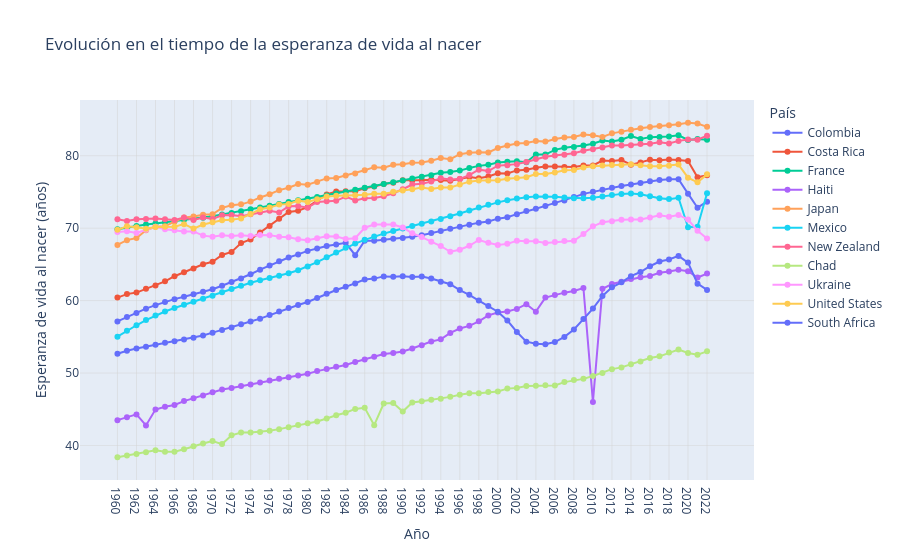

Write notebook code for a chart like this one.
### Code cell
# Creación del gráfico de líneas
fig = px.line(
    datos_largos,
    x='Year',
    y='Life Expectancy',
    color='Country Name',
    markers=True,
    title='Evolución en el tiempo de la esperanza de vida al nacer',    
    labels={
        'Year': 'Año',
        'Life Expectancy': 'Esperanza de vida al nacer (años)',
        'Country Name': 'País'
    },
    hover_data={
        'Country Name': True,      # para mostrar la columna NAME
        'Year': True,              # formato con dos decimales y separador de miles
        'Life Expectancy': ':.2f', # formato con dos decimales
    }    
)

# Atributos globales de la figura
fig.update_layout(
    legend_title_text='País',
    xaxis=dict(showgrid=True, gridwidth=0.5, gridcolor='lightgray'),
    yaxis=dict(showgrid=True, gridwidth=0.5, gridcolor='lightgray')    
)

# Despliegue del gráfico
mostrar(fig)

### Figure 1 — Plotly figure (JSON) as saved in the notebook; plotly's stock layout.template omitted (floating-point values rounded to 4 significant figures)
{"data": [{"customdata": [["Colombia"], ["Colombia"], ["Colombia"], ["Colombia"], ["Colombia"], ["Colombia"], ["Colombia"], ["Colombia"], ["Colombia"], ["Colombia"], ["Colombia"], ["Colombia"], ["Colombia"], ["Colombia"], ["Colombia"], ["Colombia"], ["Colombia"], ["Colombia"], ["Colombia"], ["Colombia"], ["Colombia"], ["Colombia"], ["Colombia"], ["Colombia"], ["Colombia"], ["Colombia"], ["Colombia"], ["Colombia"], ["Colombia"], ["Colombia"], ["Colombia"], ["Colombia"], ["Colombia"], ["Colombia"], ["Colombia"], ["Colombia"], ["Colombia"], ["Colombia"], ["Colombia"], ["Colombia"], ["Colombia"], ["Colombia"], ["Colombia"], ["Colombia"], ["Colombia"], ["Colombia"], ["Colombia"], ["Colombia"], ["Colombia"], ["Colombia"], ["Colombia"], ["Colombia"], ["Colombia"], ["Colombia"], ["Colombia"], ["Colombia"], ["Colombia"], ["Colombia"], ["Colombia"], ["Colombia"], ["Colombia"], ["Colombia"], ["Colombia"], ["Colombia"]], "hovertemplate": "País=%{customdata[0]}<br>Año=%{x}<br>Esperanza de vida al nacer (años)=%{y:.2f}<extra></extra>", "legendgroup": "Colombia", "line": {"color": "#636efa", "dash": "solid"}, "marker": {"symbol": "circle"}, "mode": "lines+markers", "name": "Colombia", "orientation": "v", "showlegend": true, "type": "scatter", "x": ["1960", "1961", "1962", "1963", "1964", "1965", "1966", "1967", "1968", "1969", "1970", "1971", "1972", "1973", "1974", "1975", "1976", "1977", "1978", "1979", "1980", "1981", "1982", "1983", "1984", "1985", "1986", "1987", "1988", "1989", "1990", "1991", "1992", "1993", "1994", "1995", "1996", "1997", "1998", "1999", "2000", "2001", "2002", "2003", "2004", "2005", "2006", "2007", "2008", "2009", "2010", "2011", "2012", "2013", "2014", "2015", "2016", "2017", "2018", "2019", "2020", "2021", "2022", "2023"], "xaxis": "x", "y": [57.13, 57.73, 58.3, 58.89, 59.38, 59.81, 60.2, 60.53, 60.87, 61.22, 61.57, 62.05, 62.57, 63.06, 63.64, 64.27, 64.84, 65.42, 65.95, 66.38, 66.87, 67.2, 67.53, 67.75, 67.98, 66.28, 68.26, 68.27, 68.39, 68.53, 68.64, 68.81, 69.04, 69.34, 69.61, 69.93, 70.19, 70.49, 70.74, 70.93, 71.32, 71.5, 71.94, 72.36, 72.69, 73.08, 73.47, 73.84, 74.3, 74.74, 75.03, 75.32, 75.6, 75.83, 76.04, 76.26, 76.47, 76.65, 76.75, 76.75, 74.77, 72.83, 73.66, NaN], "yaxis": "y"}, {"customdata": [["Costa Rica"], ["Costa Rica"], ["Costa Rica"], ["Costa Rica"], ["Costa Rica"], ["Costa Rica"], ["Costa Rica"], ["Costa Rica"], ["Costa Rica"], ["Costa Rica"], ["Costa Rica"], ["Costa Rica"], ["Costa Rica"], ["Costa Rica"], ["Costa Rica"], ["Costa Rica"], ["Costa Rica"], ["Costa Rica"], ["Costa Rica"], ["Costa Rica"], ["Costa Rica"], ["Costa Rica"], ["Costa Rica"], ["Costa Rica"], ["Costa Rica"], ["Costa Rica"], ["Costa Rica"], ["Costa Rica"], ["Costa Rica"], ["Costa Rica"], ["Costa Rica"], ["Costa Rica"], ["Costa Rica"], ["Costa Rica"], ["Costa Rica"], ["Costa Rica"], ["Costa Rica"], ["Costa Rica"], ["Costa Rica"], ["Costa Rica"], ["Costa Rica"], ["Costa Rica"], ["Costa Rica"], ["Costa Rica"], ["Costa Rica"], ["Costa Rica"], ["Costa Rica"], ["Costa Rica"], ["Costa Rica"], ["Costa Rica"], ["Costa Rica"], ["Costa Rica"], ["Costa Rica"], ["Costa Rica"], ["Costa Rica"], ["Costa Rica"], ["Costa Rica"], ["Costa Rica"], ["Costa Rica"], ["Costa Rica"], ["Costa Rica"], ["Costa Rica"], ["Costa Rica"], ["Costa Rica"]], "hovertemplate": "País=%{customdata[0]}<br>Año=%{x}<br>Esperanza de vida al nacer (años)=%{y:.2f}<extra></extra>", "legendgroup": "Costa Rica", "line": {"color": "#EF553B", "dash": "solid"}, "marker": {"symbol": "circle"}, "mode": "lines+markers", "name": "Costa Rica", "orientation": "v", "showlegend": true, "type": "scatter", "x": ["1960", "1961", "1962", "1963", "1964", "1965", "1966", "1967", "1968", "1969", "1970", "1971", "1972", "1973", "1974", "1975", "1976", "1977", "1978", "1979", "1980", "1981", "1982", "1983", "1984", "1985", "1986", "1987", "1988", "1989", "1990", "1991", "1992", "1993", "1994", "1995", "1996", "1997", "1998", "1999", "2000", "2001", "2002", "2003", "2004", "2005", "2006", "2007", "2008", "2009", "2010", "2011", "2012", "2013", "2014", "2015", "2016", "2017", "2018", "2019", "2020", "2021", "2022", "2023"], "xaxis": "x", "y": [60.41, 60.9, 61.11, 61.62, 62.08, 62.66, 63.37, 63.92, 64.43, 65.02, 65.36, 66.3, 66.72, 67.95, 68.45, 69.4, 70.29, 71.29, 72.24, 72.42, 72.9, 73.8, 74.65, 75.08, 75.09, 75.11, 75.5, 75.74, 76.11, 76.26, 76.63, 76.59, 76.63, 76.7, 76.67, 76.55, 76.8, 77.07, 76.9, 77.14, 77.59, 77.55, 77.98, 78.07, 78.33, 78.5, 78.51, 78.46, 78.44, 78.67, 78.67, 79.35, 79.28, 79.4, 78.77, 79.09, 79.46, 79.38, 79.48, 79.43, 79.28, 77.02, 77.32, NaN], "yaxis": "y"}, {"customdata": [["France"], ["France"], ["France"], ["France"], ["France"], ["France"], ["France"], ["France"], ["France"], ["France"], ["France"], ["France"], ["France"], ["France"], ["France"], ["France"], ["France"], ["France"], ["France"], ["France"], ["France"], ["France"], ["France"], ["France"], ["France"], ["France"], ["France"], ["France"], ["France"], ["France"], ["France"], ["France"], ["France"], ["France"], ["France"], ["France"], ["France"], ["France"], ["France"], ["France"], ["France"], ["France"], ["France"], ["France"], ["France"], ["France"], ["France"], ["France"], ["France"], ["France"], ["France"], ["France"], ["France"], ["France"], ["France"], ["France"], ["France"], ["France"], ["France"], ["France"], ["France"], ["France"], ["France"], ["France"]], "hovertemplate": "País=%{customdata[0]}<br>Año=%{x}<br>Esperanza de vida al nacer (años)=%{y:.2f}<extra></extra>", "legendgroup": "France", "line": {"color": "#00cc96", "dash": "solid"}, "marker": {"symbol": "circle"}, "mode": "lines+markers", "name": "France", "orientation": "v", "showlegend": true, "type": "scatter", "x": ["1960", "1961", "1962", "1963", "1964", "1965", "1966", "1967", "1968", "1969", "1970", "1971", "1972", "1973", "1974", "1975", "1976", "1977", "1978", "1979", "1980", "1981", "1982", "1983", "1984", "1985", "1986", "1987", "1988", "1989", "1990", "1991", "1992", "1993", "1994", "1995", "1996", "1997", "1998", "1999", "2000", "2001", "2002", "2003", "2004", "2005", "2006", "2007", "2008", "2009", "2010", "2011", "2012", "2013", "2014", "2015", "2016", "2017", "2018", "2019", "2020", "2021", "2022", "2023"], "xaxis": "x", "y": [69.87, 70.12, 70.31, 70.51, 70.66, 70.81, 70.96, 71.16, 71.31, 71.46, 71.66, 71.91, 72.11, 72.36, 72.6, 72.85, 73.1, 73.35, 73.6, 73.85, 74.05, 74.3, 74.5, 74.8, 75.0, 75.3, 75.6, 75.8, 76.1, 76.35, 76.6, 76.85, 77.1, 77.3, 77.65, 77.75, 77.95, 78.3, 78.6, 78.76, 79.06, 79.16, 79.26, 79.11, 80.16, 80.16, 80.81, 81.11, 81.21, 81.41, 81.66, 82.11, 81.97, 82.22, 82.72, 82.32, 82.57, 82.58, 82.68, 82.83, 82.18, 82.32, 82.23, NaN], "yaxis": "y"}, {"customdata": [["Haiti"], ["Haiti"], ["Haiti"], ["Haiti"], ["Haiti"], ["Haiti"], ["Haiti"], ["Haiti"], ["Haiti"], ["Haiti"], ["Haiti"], ["Haiti"], ["Haiti"], ["Haiti"], ["Haiti"], ["Haiti"], ["Haiti"], ["Haiti"], ["Haiti"], ["Haiti"], ["Haiti"], ["Haiti"], ["Haiti"], ["Haiti"], ["Haiti"], ["Haiti"], ["Haiti"], ["Haiti"], ["Haiti"], ["Haiti"], ["Haiti"], ["Haiti"], ["Haiti"], ["Haiti"], ["Haiti"], ["Haiti"], ["Haiti"], ["Haiti"], ["Haiti"], ["Haiti"], ["Haiti"], ["Haiti"], ["Haiti"], ["Haiti"], ["Haiti"], ["Haiti"], ["Haiti"], ["Haiti"], ["Haiti"], ["Haiti"], ["Haiti"], ["Haiti"], ["Haiti"], ["Haiti"], ["Haiti"], ["Haiti"], ["Haiti"], ["Haiti"], ["Haiti"], ["Haiti"], ["Haiti"], ["Haiti"], ["Haiti"], ["Haiti"]], "hovertemplate": "País=%{customdata[0]}<br>Año=%{x}<br>Esperanza de vida al nacer (años)=%{y:.2f}<extra></extra>", "legendgroup": "Haiti", "line": {"color": "#ab63fa", "dash": "solid"}, "marker": {"symbol": "circle"}, "mode": "lines+markers", "name": "Haiti", "orientation": "v", "showlegend": true, "type": "scatter", "x": ["1960", "1961", "1962", "1963", "1964", "1965", "1966", "1967", "1968", "1969", "1970", "1971", "1972", "1973", "1974", "1975", "1976", "1977", "1978", "1979", "1980", "1981", "1982", "1983", "1984", "1985", "1986", "1987", "1988", "1989", "1990", "1991", "1992", "1993", "1994", "1995", "1996", "1997", "1998", "1999", "2000", "2001", "2002", "2003", "2004", "2005", "2006", "2007", "2008", "2009", "2010", "2011", "2012", "2013", "2014", "2015", "2016", "2017", "2018", "2019", "2020", "2021", "2022", "2023"], "xaxis": "x", "y": [43.5, 43.91, 44.29, 42.77, 44.97, 45.35, 45.59, 46.12, 46.51, 46.91, 47.34, 47.72, 47.95, 48.21, 48.42, 48.68, 48.96, 49.21, 49.43, 49.67, 49.9, 50.27, 50.55, 50.87, 51.12, 51.52, 51.88, 52.24, 52.63, 52.76, 52.98, 53.39, 53.84, 54.35, 54.65, 55.55, 56.15, 56.52, 57.13, 57.96, 58.37, 58.49, 58.85, 59.51, 58.48, 60.41, 60.76, 61.1, 61.33, 61.74, 46.02, 61.62, 62.29, 62.6, 62.99, 63.24, 63.39, 63.85, 64.02, 64.25, 64.05, 63.19, 63.73, NaN], "yaxis": "y"}, {"customdata": [["Japan"], ["Japan"], ["Japan"], ["Japan"], ["Japan"], ["Japan"], ["Japan"], ["Japan"], ["Japan"], ["Japan"], ["Japan"], ["Japan"], ["Japan"], ["Japan"], ["Japan"], ["Japan"], ["Japan"], ["Japan"], ["Japan"], ["Japan"], ["Japan"], ["Japan"], ["Japan"], ["Japan"], ["Japan"], ["Japan"], ["Japan"], ["Japan"], ["Japan"], ["Japan"], ["Japan"], ["Japan"], ["Japan"], ["Japan"], ["Japan"], ["Japan"], ["Japan"], ["Japan"], ["Japan"], ["Japan"], ["Japan"], ["Japan"], ["Japan"], ["Japan"], ["Japan"], ["Japan"], ["Japan"], ["Japan"], ["Japan"], ["Japan"], ["Japan"], ["Japan"], ["Japan"], ["Japan"], ["Japan"], ["Japan"], ["Japan"], ["Japan"], ["Japan"], ["Japan"], ["Japan"], ["Japan"], ["Japan"], ["Japan"]], "hovertemplate": "País=%{customdata[0]}<br>Año=%{x}<br>Esperanza de vida al nacer (años)=%{y:.2f}<extra></extra>", "legendgroup": "Japan", "line": {"color": "#FFA15A", "dash": "solid"}, "marker": {"symbol": "circle"}, "mode": "lines+markers", "name": "Japan", "orientation": "v", "showlegend": true, "type": "scatter", "x": ["1960", "1961", "1962", "1963", "1964", "1965", "1966", "1967", "1968", "1969", "1970", "1971", "1972", "1973", "1974", "1975", "1976", "1977", "1978", "1979", "1980", "1981", "1982", "1983", "1984", "1985", "1986", "1987", "1988", "1989", "1990", "1991", "1992", "1993", "1994", "1995", "1996", "1997", "1998", "1999", "2000", "2001", "2002", "2003", "2004", "2005", "2006", "2007", "2008", "2009", "2010", "2011", "2012", "2013", "2014", "2015", "2016", "2017", "2018", "2019", "2020", "2021", "2022", "2023"], "xaxis": "x", "y": [67.7, 68.35, 68.63, 69.71, 70.21, 70.27, 70.92, 71.47, 71.61, 71.86, 71.92, 72.81, 73.15, 73.3, 73.67, 74.25, 74.69, 75.26, 75.58, 76.11, 75.99, 76.39, 76.87, 76.92, 77.29, 77.56, 78.01, 78.43, 78.35, 78.77, 78.84, 79.04, 79.08, 79.3, 79.7, 79.54, 80.22, 80.42, 80.5, 80.46, 81.08, 81.42, 81.69, 81.76, 82.03, 81.96, 82.32, 82.51, 82.59, 82.93, 82.84, 82.59, 83.1, 83.33, 83.59, 83.79, 83.98, 84.1, 84.21, 84.36, 84.56, 84.45, 84.0, NaN], "yaxis": "y"}, {"customdata": [["Mexico"], ["Mexico"], ["Mexico"], ["Mexico"], ["Mexico"], ["Mexico"], ["Mexico"], ["Mexico"], ["Mexico"], ["Mexico"], ["Mexico"], ["Mexico"], ["Mexico"], ["Mexico"], ["Mexico"], ["Mexico"], ["Mexico"], ["Mexico"], ["Mexico"], ["Mexico"], ["Mexico"], ["Mexico"], ["Mexico"], ["Mexico"], ["Mexico"], ["Mexico"], ["Mexico"], ["Mexico"], ["Mexico"], ["Mexico"], ["Mexico"], ["Mexico"], ["Mexico"], ["Mexico"], ["Mexico"], ["Mexico"], ["Mexico"], ["Mexico"], ["Mexico"], ["Mexico"], ["Mexico"], ["Mexico"], ["Mexico"], ["Mexico"], ["Mexico"], ["Mexico"], ["Mexico"], ["Mexico"], ["Mexico"], ["Mexico"], ["Mexico"], ["Mexico"], ["Mexico"], ["Mexico"], ["Mexico"], ["Mexico"], ["Mexico"], ["Mexico"], ["Mexico"], ["Mexico"], ["Mexico"], ["Mexico"], ["Mexico"], ["Mexico"]], "hovertemplate": "País=%{customdata[0]}<br>Año=%{x}<br>Esperanza de vida al nacer (años)=%{y:.2f}<extra></extra>", "legendgroup": "Mexico", "line": {"color": "#19d3f3", "dash": "solid"}, "marker": {"symbol": "circle"}, "mode": "lines+markers", "name": "Mexico", "orientation": "v", "showlegend": true, "type": "scatter", "x": ["1960", "1961", "1962", "1963", "1964", "1965", "1966", "1967", "1968", "1969", "1970", "1971", "1972", "1973", "1974", "1975", "1976", "1977", "1978", "1979", "1980", "1981", "1982", "1983", "1984", "1985", "1986", "1987", "1988", "1989", "1990", "1991", "1992", "1993", "1994", "1995", "1996", "1997", "1998", "1999", "2000", "2001", "2002", "2003", "2004", "2005", "2006", "2007", "2008", "2009", "2010", "2011", "2012", "2013", "2014", "2015", "2016", "2017", "2018", "2019", "2020", "2021", "2022", "2023"], "xaxis": "x", "y": [55.02, 55.83, 56.6, 57.31, 57.95, 58.5, 58.98, 59.42, 59.84, 60.25, 60.69, 61.16, 61.61, 62.05, 62.46, 62.81, 63.12, 63.43, 63.78, 64.19, 64.7, 65.31, 65.97, 66.64, 67.29, 67.87, 68.39, 68.84, 69.25, 69.62, 69.97, 70.3, 70.62, 70.94, 71.28, 71.65, 72.04, 72.44, 72.84, 73.22, 73.57, 73.87, 74.11, 74.27, 74.37, 74.38, 74.33, 74.24, 74.15, 74.12, 74.19, 74.36, 74.57, 74.74, 74.8, 74.68, 74.41, 74.14, 74.02, 74.2, 70.13, 70.21, 74.83, NaN], "yaxis": "y"}, {"customdata": [["New Zealand"], ["New Zealand"], ["New Zealand"], ["New Zealand"], ["New Zealand"], ["New Zealand"], ["New Zealand"], ["New Zealand"], ["New Zealand"], ["New Zealand"], ["New Zealand"], ["New Zealand"], ["New Zealand"], ["New Zealand"], ["New Zealand"], ["New Zealand"], ["New Zealand"], ["New Zealand"], ["New Zealand"], ["New Zealand"], ["New Zealand"], ["New Zealand"], ["New Zealand"], ["New Zealand"], ["New Zealand"], ["New Zealand"], ["New Zealand"], ["New Zealand"], ["New Zealand"], ["New Zealand"], ["New Zealand"], ["New Zealand"], ["New Zealand"], ["New Zealand"], ["New Zealand"], ["New Zealand"], ["New Zealand"], ["New Zealand"], ["New Zealand"], ["New Zealand"], ["New Zealand"], ["New Zealand"], ["New Zealand"], ["New Zealand"], ["New Zealand"], ["New Zealand"], ["New Zealand"], ["New Zealand"], ["New Zealand"], ["New Zealand"], ["New Zealand"], ["New Zealand"], ["New Zealand"], ["New Zealand"], ["New Zealand"], ["New Zealand"], ["New Zealand"], ["New Zealand"], ["New Zealand"], ["New Zealand"], ["New Zealand"], ["New Zealand"], ["New Zealand"], ["New Zealand"]], "hovertemplate": "País=%{customdata[0]}<br>Año=%{x}<br>Esperanza de vida al nacer (años)=%{y:.2f}<extra></extra>", "legendgroup": "New Zealand", "line": {"color": "#FF6692", "dash": "solid"}, "marker": {"symbol": "circle"}, "mode": "lines+markers", "name": "New Zealand", "orientation": "v", "showlegend": true, "type": "scatter", "x": ["1960", "1961", "1962", "1963", "1964", "1965", "1966", "1967", "1968", "1969", "1970", "1971", "1972", "1973", "1974", "1975", "1976", "1977", "1978", "1979", "1980", "1981", "1982", "1983", "1984", "1985", "1986", "1987", "1988", "1989", "1990", "1991", "1992", "1993", "1994", "1995", "1996", "1997", "1998", "1999", "2000", "2001", "2002", "2003", "2004", "2005", "2006", "2007", "2008", "2009", "2010", "2011", "2012", "2013", "2014", "2015", "2016", "2017", "2018", "2019", "2020", "2021", "2022", "2023"], "xaxis": "x", "y": [71.24, 70.99, 71.23, 71.28, 71.33, 71.23, 71.12, 71.47, 71.12, 71.47, 71.27, 71.77, 71.83, 71.67, 71.92, 72.22, 72.42, 72.17, 73.02, 73.07, 72.83, 73.62, 73.72, 73.78, 74.37, 73.83, 74.12, 74.18, 74.42, 74.82, 75.38, 76.03, 76.12, 76.43, 76.88, 76.73, 76.79, 77.33, 78.09, 77.89, 78.64, 78.69, 78.85, 79.15, 79.55, 79.85, 80.05, 80.15, 80.35, 80.7, 80.9, 81.16, 81.41, 81.4, 81.46, 81.61, 81.66, 81.86, 81.71, 82.06, 82.26, 82.21, 82.76, NaN], "yaxis": "y"}, {"customdata": [["Chad"], ["Chad"], ["Chad"], ["Chad"], ["Chad"], ["Chad"], ["Chad"], ["Chad"], ["Chad"], ["Chad"], ["Chad"], ["Chad"], ["Chad"], ["Chad"], ["Chad"], ["Chad"], ["Chad"], ["Chad"], ["Chad"], ["Chad"], ["Chad"], ["Chad"], ["Chad"], ["Chad"], ["Chad"], ["Chad"], ["Chad"], ["Chad"], ["Chad"], ["Chad"], ["Chad"], ["Chad"], ["Chad"], ["Chad"], ["Chad"], ["Chad"], ["Chad"], ["Chad"], ["Chad"], ["Chad"], ["Chad"], ["Chad"], ["Chad"], ["Chad"], ["Chad"], ["Chad"], ["Chad"], ["Chad"], ["Chad"], ["Chad"], ["Chad"], ["Chad"], ["Chad"], ["Chad"], ["Chad"], ["Chad"], ["Chad"], ["Chad"], ["Chad"], ["Chad"], ["Chad"], ["Chad"], ["Chad"], ["Chad"]], "hovertemplate": "País=%{customdata[0]}<br>Año=%{x}<br>Esperanza de vida al nacer (años)=%{y:.2f}<extra></extra>", "legendgroup": "Chad", "line": {"color": "#B6E880", "dash": "solid"}, "marker": {"symbol": "circle"}, "mode": "lines+markers", "name": "Chad", "orientation": "v", "showlegend": true, "type": "scatter", "x": ["1960", "1961", "1962", "1963", "1964", "1965", "1966", "1967", "1968", "1969", "1970", "1971", "1972", "1973", "1974", "1975", "1976", "1977", "1978", "1979", "1980", "1981", "1982", "1983", "1984", "1985", "1986", "1987", "1988", "1989", "1990", "1991", "1992", "1993", "1994", "1995", "1996", "1997", "1998", "1999", "2000", "2001", "2002", "2003", "2004", "2005", "2006", "2007", "2008", "2009", "2010", "2011", "2012", "2013", "2014", "2015", "2016", "2017", "2018", "2019", "2020", "2021", "2022", "2023"], "xaxis": "x", "y": [38.37, 38.63, 38.84, 39.07, 39.33, 39.12, 39.15, 39.48, 39.9, 40.27, 40.6, 40.19, 41.4, 41.78, 41.78, 41.87, 42.04, 42.26, 42.5, 42.81, 43.06, 43.31, 43.73, 44.18, 44.52, 45.05, 45.21, 42.8, 45.78, 45.88, 44.69, 45.94, 46.1, 46.32, 46.45, 46.71, 47.01, 47.22, 47.22, 47.37, 47.44, 47.85, 47.95, 48.21, 48.23, 48.31, 48.29, 48.75, 49.02, 49.2, 49.58, 50.01, 50.54, 50.78, 51.2, 51.59, 52.08, 52.31, 52.83, 53.26, 52.78, 52.52, 53.0, NaN], "yaxis": "y"}, {"customdata": [["Ukraine"], ["Ukraine"], ["Ukraine"], ["Ukraine"], ["Ukraine"], ["Ukraine"], ["Ukraine"], ["Ukraine"], ["Ukraine"], ["Ukraine"], ["Ukraine"], ["Ukraine"], ["Ukraine"], ["Ukraine"], ["Ukraine"], ["Ukraine"], ["Ukraine"], ["Ukraine"], ["Ukraine"], ["Ukraine"], ["Ukraine"], ["Ukraine"], ["Ukraine"], ["Ukraine"], ["Ukraine"], ["Ukraine"], ["Ukraine"], ["Ukraine"], ["Ukraine"], ["Ukraine"], ["Ukraine"], ["Ukraine"], ["Ukraine"], ["Ukraine"], ["Ukraine"], ["Ukraine"], ["Ukraine"], ["Ukraine"], ["Ukraine"], ["Ukraine"], ["Ukraine"], ["Ukraine"], ["Ukraine"], ["Ukraine"], ["Ukraine"], ["Ukraine"], ["Ukraine"], ["Ukraine"], ["Ukraine"], ["Ukraine"], ["Ukraine"], ["Ukraine"], ["Ukraine"], ["Ukraine"], ["Ukraine"], ["Ukraine"], ["Ukraine"], ["Ukraine"], ["Ukraine"], ["Ukraine"], ["Ukraine"], ["Ukraine"], ["Ukraine"], ["Ukraine"]], "hovertemplate": "País=%{customdata[0]}<br>Año=%{x}<br>Esperanza de vida al nacer (años)=%{y:.2f}<extra></extra>", "legendgroup": "Ukraine", "line": {"color": "#FF97FF", "dash": "solid"}, "marker": {"symbol": "circle"}, "mode": "lines+markers", "name": "Ukraine", "orientation": "v", "showlegend": true, "type": "scatter", "x": ["1960", "1961", "1962", "1963", "1964", "1965", "1966", "1967", "1968", "1969", "1970", "1971", "1972", "1973", "1974", "1975", "1976", "1977", "1978", "1979", "1980", "1981", "1982", "1983", "1984", "1985", "1986", "1987", "1988", "1989", "1990", "1991", "1992", "1993", "1994", "1995", "1996", "1997", "1998", "1999", "2000", "2001", "2002", "2003", "2004", "2005", "2006", "2007", "2008", "2009", "2010", "2011", "2012", "2013", "2014", "2015", "2016", "2017", "2018", "2019", "2020", "2021", "2022", "2023"], "xaxis": "x", "y": [69.49, 69.57, 69.33, 69.79, 70.21, 69.87, 69.73, 69.56, 69.55, 68.98, 68.81, 69.04, 68.92, 69.04, 68.93, 69.05, 69.04, 68.82, 68.76, 68.47, 68.33, 68.6, 68.88, 68.85, 68.51, 68.61, 70.07, 70.5, 70.5, 70.52, 70.1, 69.3, 68.77, 68.13, 67.54, 66.74, 67.02, 67.58, 68.37, 67.98, 67.68, 67.84, 68.28, 68.21, 68.19, 67.96, 68.08, 68.22, 68.25, 69.19, 70.27, 70.81, 70.94, 71.16, 71.19, 71.19, 71.48, 71.78, 71.58, 71.83, 71.19, 69.65, 68.59, NaN], "yaxis": "y"}, {"customdata": [["United States"], ["United States"], ["United States"], ["United States"], ["United States"], ["United States"], ["United States"], ["United States"], ["United States"], ["United States"], ["United States"], ["United States"], ["United States"], ["United States"], ["United States"], ["United States"], ["United States"], ["United States"], ["United States"], ["United States"], ["United States"], ["United States"], ["United States"], ["United States"], ["United States"], ["United States"], ["United States"], ["United States"], ["United States"], ["United States"], ["United States"], ["United States"], ["United States"], ["United States"], ["United States"], ["United States"], ["United States"], ["United States"], ["United States"], ["United States"], ["United States"], ["United States"], ["United States"], ["United States"], ["United States"], ["United States"], ["United States"], ["United States"], ["United States"], ["United States"], ["United States"], ["United States"], ["United States"], ["United States"], ["United States"], ["United States"], ["United States"], ["United States"], ["United States"], ["United States"], ["United States"], ["United States"], ["United States"], ["United States"]], "hovertemplate": "País=%{customdata[0]}<br>Año=%{x}<br>Esperanza de vida al nacer (años)=%{y:.2f}<extra></extra>", "legendgroup": "United States", "line": {"color": "#FECB52", "dash": "solid"}, "marker": {"symbol": "circle"}, "mode": "lines+markers", "name": "United States", "orientation": "v", "showlegend": true, "type": "scatter", "x": ["1960", "1961", "1962", "1963", "1964", "1965", "1966", "1967", "1968", "1969", "1970", "1971", "1972", "1973", "1974", "1975", "1976", "1977", "1978", "1979", "1980", "1981", "1982", "1983", "1984", "1985", "1986", "1987", "1988", "1989", "1990", "1991", "1992", "1993", "1994", "1995", "1996", "1997", "1998", "1999", "2000", "2001", "2002", "2003", "2004", "2005", "2006", "2007", "2008", "2009", "2010", "2011", "2012", "2013", "2014", "2015", "2016", "2017", "2018", "2019", "2020", "2021", "2022", "2023"], "xaxis": "x", "y": [69.77, 70.27, 70.12, 69.92, 70.17, 70.21, 70.21, 70.56, 69.95, 70.51, 70.81, 71.11, 71.16, 71.36, 71.96, 72.6, 72.86, 73.26, 73.36, 73.8, 73.61, 74.01, 74.36, 74.46, 74.56, 74.56, 74.61, 74.77, 74.77, 75.02, 75.21, 75.37, 75.62, 75.42, 75.62, 75.62, 76.03, 76.43, 76.58, 76.58, 76.64, 76.84, 76.94, 77.04, 77.49, 77.49, 77.69, 77.99, 78.04, 78.39, 78.54, 78.64, 78.74, 78.74, 78.84, 78.69, 78.54, 78.54, 78.64, 78.79, 76.98, 76.33, 77.43, NaN], "yaxis": "y"}, {"customdata": [["South Africa"], ["South Africa"], ["South Africa"], ["South Africa"], ["South Africa"], ["South Africa"], ["South Africa"], ["South Africa"], ["South Africa"], ["South Africa"], ["South Africa"], ["South Africa"], ["South Africa"], ["South Africa"], ["South Africa"], ["South Africa"], ["South Africa"], ["South Africa"], ["South Africa"], ["South Africa"], ["South Africa"], ["South Africa"], ["South Africa"], ["South Africa"], ["South Africa"], ["South Africa"], ["South Africa"], ["South Africa"], ["South Africa"], ["South Africa"], ["South Africa"], ["South Africa"], ["South Africa"], ["South Africa"], ["South Africa"], ["South Africa"], ["South Africa"], ["South Africa"], ["South Africa"], ["South Africa"], ["South Africa"], ["South Africa"], ["South Africa"], ["South Africa"], ["South Africa"], ["South Africa"], ["South Africa"], ["South Africa"], ["South Africa"], ["South Africa"], ["South Africa"], ["South Africa"], ["South Africa"], ["South Africa"], ["South Africa"], ["South Africa"], ["South Africa"], ["South Africa"], ["South Africa"], ["South Africa"], ["South Africa"], ["South Africa"], ["South Africa"], ["South Africa"]], "hovertemplate": "País=%{customdata[0]}<br>Año=%{x}<br>Esperanza de vida al nacer (años)=%{y:.2f}<extra></extra>", "legendgroup": "South Africa", "line": {"color": "#636efa", "dash": "solid"}, "marker": {"symbol": "circle"}, "mode": "lines+markers", "name": "South Africa", "orientation": "v", "showlegend": true, "type": "scatter", "x": ["1960", "1961", "1962", "1963", "1964", "1965", "1966", "1967", "1968", "1969", "1970", "1971", "1972", "1973", "1974", "1975", "1976", "1977", "1978", "1979", "1980", "1981", "1982", "1983", "1984", "1985", "1986", "1987", "1988", "1989", "1990", "1991", "1992", "1993", "1994", "1995", "1996", "1997", "1998", "1999", "2000", "2001", "2002", "2003", "2004", "2005", "2006", "2007", "2008", "2009", "2010", "2011", "2012", "2013", "2014", "2015", "2016", "2017", "2018", "2019", "2020", "2021", "2022", "2023"], "xaxis": "x", "y": [52.67, 53.09, 53.38, 53.63, 53.91, 54.19, 54.39, 54.63, 54.88, 55.19, 55.58, 55.95, 56.27, 56.72, 57.12, 57.51, 58.01, 58.49, 58.98, 59.4, 59.81, 60.36, 60.93, 61.47, 61.91, 62.38, 62.91, 63.04, 63.34, 63.31, 63.38, 63.27, 63.34, 63.05, 62.61, 62.26, 61.46, 60.8, 60.0, 59.24, 58.47, 57.26, 55.67, 54.33, 54.04, 53.98, 54.28, 54.99, 56.02, 57.45, 58.9, 60.65, 61.85, 62.53, 63.38, 63.95, 64.75, 65.4, 65.67, 66.17, 65.25, 62.34, 61.48, NaN], "yaxis": "y"}], "layout": {"legend": {"title": {"text": "País"}, "tracegroupgap": 0}, "title": {"text": "Evolución en el tiempo de la esperanza de vida al nacer"}, "xaxis": {"anchor": "y", "domain": [0.0, 1.0], "gridcolor": "lightgray", "gridwidth": 0.5, "showgrid": true, "title": {"text": "Año"}}, "yaxis": {"anchor": "x", "domain": [0.0, 1.0], "gridcolor": "lightgray", "gridwidth": 0.5, "showgrid": true, "title": {"text": "Esperanza de vida al nacer (años)"}}}}
